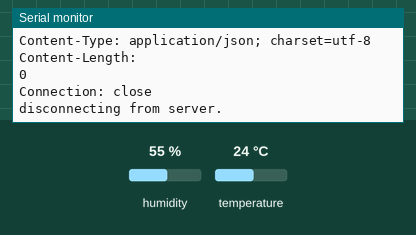
The program below on a simulated Arduino Uno R4 WiFi. Parts: the last lines printed to the serial monitor. The test bench sets the inputs (shaded band); at power-on: humidity 55 %, temperature 24 °C. WiFi joins after 1.5 s; servers stay silent unless stated; uploads are accepted with an empty reply; not simulated (calls return 0 or success): arduino_secrets.h.

Above: at 12.7 s.
12.8 s: humidity set to 22 %
20.3 s: temperature set to 12 °C
At 21.66 s:
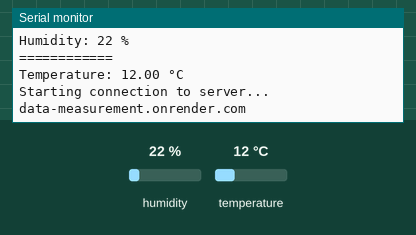
27.8 s: humidity set to 40 %
At 31.97 s:
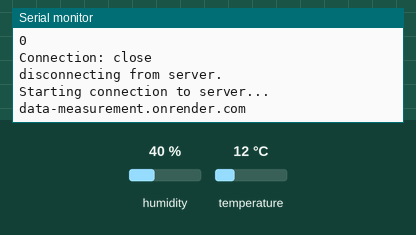

Measured:
- after the input at 20.3 s, the serial monitor: prints a new line after 1.2 s (image 1)
- after the input at 27.8 s, the serial monitor: prints a new line after 3.7 s (image 2)

The program:

main.cpp
```cpp
#include <Arduino.h>
#include "DHT.h"

#include "WiFiS3.h"
#include "WiFiSSLClient.h"
#include "IPAddress.h"

#include "arduino_secrets.h"

#define DHTPIN 8

DHT dht(DHTPIN, DHT22);

const char* server = "data-measurement.onrender.com";
const int port = 443;
int status = WL_IDLE_STATUS;

char ssid[] = SECRET_SSID;
char pass[] = SECRET_PASS;

unsigned long time = 0;
const unsigned long interval = 10000;

String MAC;

WiFiSSLClient client;

void printWiFiStatus();
void send_http_request(String payload);
void read_http_response();
int read_humidity();
float read_temperature();
void send_measurements(float temperatureDHT, int humidity);
void wait_http_response();
String get_mac();

void setup() {
  Serial.begin(9600);
  dht.begin();

  while (!Serial) {
    ;
  }

  if (WiFi.status() == WL_NO_MODULE) {
    Serial.println("Communication with WiFi module failed!");
    while (true);
  }

  String fv = WiFi.firmwareVersion();
  if (fv < WIFI_FIRMWARE_LATEST_VERSION) {
    Serial.println("Please upgrade the firmware");
  }

  while (status != WL_CONNECTED) {
    Serial.print("Attempting to connect to SSID: ");
    Serial.println(ssid);
    status = WiFi.begin(ssid, pass);

    delay(10000);
  }
  MAC = get_mac();
  printWiFiStatus();

}

void send_http_request(String payload){
  Serial.println("\nStarting connection to server...");
  Serial.println(server);
  if (client.connect(server, 443)) {
    Serial.println("connected to server");
    client.println("POST /update HTTP/1.1");
    client.println("Host: " + String(server));
    client.println("User-Agent: ArduinoWiFi/1.1");
    client.println("Content-Type: application/json");
    client.print("Content-Length: ");
    client.println(payload.length());
    client.println("Connection: close");
    client.println();
    client.println(payload);
    Serial.println("POST request sent");
  }
}

void printWiFiStatus() {
  Serial.print("SSID: ");
  Serial.println(WiFi.SSID());

  IPAddress ip = WiFi.localIP();
  Serial.print("IP Address: ");
  Serial.println(ip);

  long rssi = WiFi.RSSI();
  Serial.print("signal strength (RSSI):");
  Serial.print(rssi);
  Serial.println(" dBm");
}

void read_http_response()
{
  uint32_t received_data_num = 0;
  while (client.available()) {
    char c = client.read();
    Serial.print(c);
    received_data_num++;
    if(received_data_num % 80 == 0) {
      Serial.println();
    }
  }
}

int read_humidity()
{
  int humidity = dht.readHumidity();
  if (isnan(humidity)){
    Serial.println("Error reading humidity data!");
  }
  Serial.println("============");
  Serial.print("Humidity: ");
  Serial.print(humidity);
  Serial.println(" %");
  return humidity;
}

float read_temperature()
{
  float temperatureDHT = dht.readTemperature();
  if (isnan(temperatureDHT)){
    Serial.println("Error reading temperature data!");
  }
  Serial.println("============");
  Serial.print("Temperature: ");
  Serial.print(temperatureDHT);
  Serial.println(" °C");
  return temperatureDHT;
}

void send_measurements(String type, float value){
  String payload = "{\"mac\":\"" + MAC + "\",\"type\":\"" + type + "\",\"value\":" + String(value) + "}";
  send_http_request(payload);
  wait_http_response();
}

String get_mac() {
  uint8_t mac[6];
  WiFi.macAddress(mac);

  String mac_string;
  for (int i = 0; i < 6; i++){
    mac_string += String(mac[i], HEX);
    if (i < 5) mac_string += ":";
  }
  return mac_string;
}

void wait_http_response(){
  while(client.connected()){
    read_http_response();
  }
  Serial.println("disconnecting from server.");
  client.stop();
}

void loop() {
  if (millis() - time >= interval){
    time = millis();
    int humidity = read_humidity();
    float temperature = read_temperature();
    send_measurements("humidity", humidity);
    send_measurements("temperature", temperature);
  }
}
```
